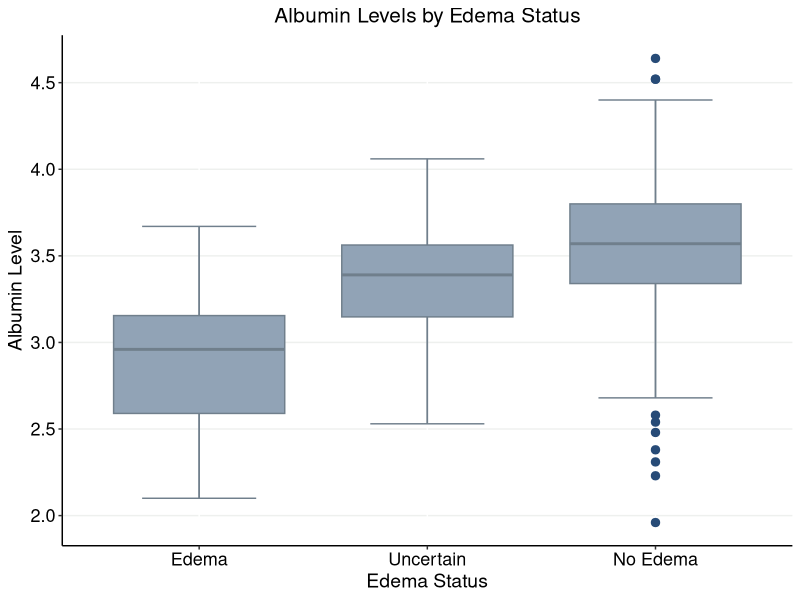

This chart was generated by the following R code:
# Source: DOI: 10.1002/ejhf.172
# Date: 2023-12-05
# Using the built-in dataset 'pbc' in R

library(survival)
library(ggplot2)
data(pbc, package = "survival")

# Convert 'edema' to a factor with custom labels for plotting
pbc$edema_factor <- factor(pbc$edema, levels = c(1, 0.5, 0),
                           labels = c("Edema", "Uncertain", "No Edema"))

# Create a boxplot using ggplot2
ggplot(pbc, aes(x = edema_factor, y = albumin)) +
  stat_boxplot(geom = 'errorbar', width = 0.5,
               colour = rgb(112/255, 127/255, 140/255)) +
  geom_boxplot(fill = rgb(145/255, 163/255, 182/255),
               colour = rgb(112/255, 127/255, 140/255),
               outlier.size = 2.5,
               outlier.color = rgb(39/255, 75/255, 119/255)) +

  # Add labels for x-axis, y-axis, and the plot title
  labs(x = "Edema Status",
       y = "Albumin Level",
       title = "Albumin Levels by Edema Status") +

  # Customize the theme for a cleaner look and bold title and axis labels
  theme(plot.title = element_text(size = 15, hjust = 0.5),
        axis.title = element_text(size = 14, color = "black"),
        axis.text = element_text(size = 13, color = "black"),
        panel.border = element_blank(),
        axis.line = element_line(colour = "black"),
        panel.grid.major.y = element_line(color = rgb(238/255, 240/255, 238/255)),
        panel.grid.minor.x = element_blank(),
        panel.background = element_rect(fill = "white", color = NA)) +
  scale_y_continuous(breaks = pretty(pbc$albumin, n = 8))


